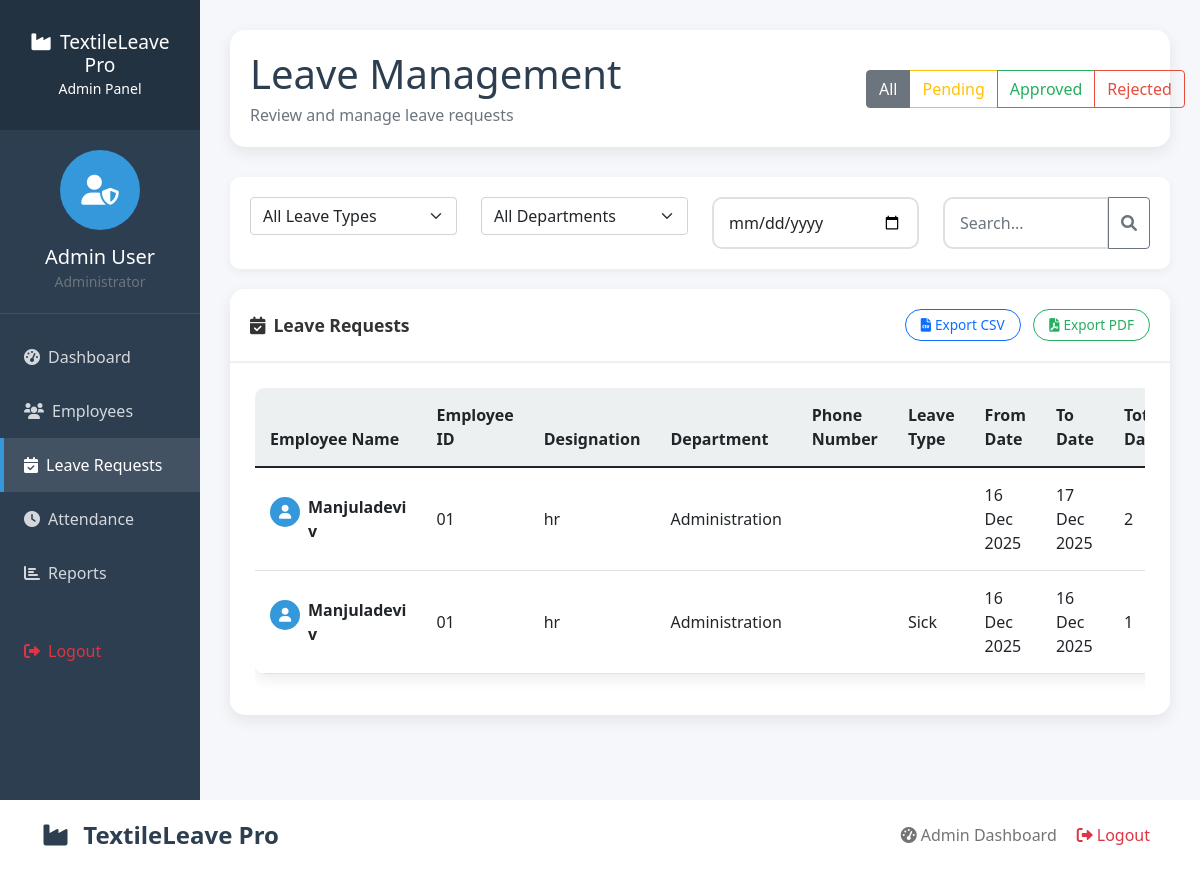
The page /admin/leaves (signed in) on the database its author committed.
### app.py (models this page shows, shortened)
class User(UserMixin, db.Model):
    id = db.Column(db.Integer, primary_key=True)
    employee_id = db.Column(db.String(20), unique=True, nullable=False)
    first_name = db.Column(db.String(50), nullable=False)
    last_name = db.Column(db.String(50), nullable=False)
    email = db.Column(db.String(120), unique=True, nullable=False)
    phone = db.Column(db.String(20))
    department = db.Column(db.String(50))
    designation = db.Column(db.String(50))
    shift = db.Column(db.String(20))
    date_of_joining = db.Column(db.Date, nullable=False)
    password_hash = db.Column(db.String(256), nullable=False)
    is_admin = db.Column(db.Boolean, default=False)
    is_active = db.Column(db.Boolean, default=True)
    created_at = db.Column(db.DateTime, default=datetime.utcnow)
    leaves = db.relationship('Leave', foreign_keys='Leave.user_id', backref='applicant', lazy=True)
    attendances = db.relationship('Attendance', foreign_keys='Attendance.user_id', backref='employee', lazy=True)
    approved_leaves = db.relationship('Leave', foreign_keys='Leave.approved_by', backref='approver', lazy=True)
    recorded_attendances = db.relationship('Attendance', foreign_keys='Attendance.recorded_by', backref='recorder', lazy=True)
    @property
    def password(self):
        raise AttributeError('password is not a readable attribute')
    def get_full_name(self):
        return f"{self.first_name} {self.last_name}"

class Leave(db.Model):
    id = db.Column(db.Integer, primary_key=True)
    user_id = db.Column(db.Integer, db.ForeignKey('user.id'), nullable=False)
    leave_type = db.Column(db.String(50), nullable=False)
    start_date = db.Column(db.Date, nullable=False)
    end_date = db.Column(db.Date, nullable=False)
    total_days = db.Column(db.Integer, nullable=False)
    reason = db.Column(db.Text, nullable=False)
    status = db.Column(db.String(20), default='Pending')
    admin_comment = db.Column(db.Text)
    applied_date = db.Column(db.DateTime, default=datetime.utcnow)
    approved_by = db.Column(db.Integer, db.ForeignKey('user.id'), nullable=True)
    approved_date = db.Column(db.DateTime, nullable=True)

### app.py (the view, shortened to what this page needs)
@app.route('/admin/leaves')
@login_required
@admin_required
def admin_leaves():
    status_filter = request.args.get('status', 'all')
    leave_type_filter = request.args.get('leave_type')
    department_filter = request.args.get('department')
    date_from_filter = request.args.get('date_from')
    search_filter = request.args.get('search')
    query = Leave.query.join(User, Leave.user_id == User.id)
    if status_filter != 'all':
        query = query.filter(Leave.status == status_filter)
    if leave_type_filter and leave_type_filter != '':
        query = query.filter(Leave.leave_type == leave_type_filter)
    if department_filter and department_filter != '':
        query = query.filter(User.department == department_filter)
    if date_from_filter and date_from_filter != '':
        try:
            filter_date = datetime.strptime(date_from_filter, '%Y-%m-%d').date()
            query = query.filter(Leave.start_date >= filter_date)
        except ValueError:
            pass  # Ignore invalid date format
    leaves = query.order_by(Leave.applied_date.desc()).all()
    return render_template('admin/leaves.html',
                           leaves=leaves,
                           status_filter=status_filter,
                           leave_type_filter=leave_type_filter,
                           department_filter=department_filter,
                           date_from_filter=date_from_filter,
                           search_filter=search_filter)

### app.py (called while the page is built)
def admin_required(f):
    from functools import wraps
    @wraps(f)
    def decorated_function(*args, **kwargs):
        if not current_user.is_admin:
            flash('Access denied. Admin privileges required.', 'danger')
            return redirect(url_for('user_dashboard'))
        return f(*args, **kwargs)
    return decorated_function

@login_manager.user_loader
def load_user(user_id):
    return User.query.get(int(user_id))

### templates/admin/leaves.html (shortened to what this page needs)
{% extends "layout.html" %}
{% block extra_css %}
<link rel="stylesheet" href="{{ url_for('static', filename='css/dashboard.css') }}">
{% endblock %}
{% block body %}
<div class="container-fluid">
    <div class="row">
        <div class="col-md-3 col-lg-2 sidebar d-md-block">
            <div class="sidebar-header">
                <h3><i class="fas fa-industry me-2"></i>TextileLeave Pro</h3>
                <small>Admin Panel</small>
            </div>
            <div class="user-info">
                <div class="user-avatar">
                    <i class="fas fa-user-shield"></i>
                </div>
                <h5 class="mt-2 mb-0">{{ current_user.get_full_name() }}</h5>
                <small class="text-muted">Administrator</small>
            </div>
            <ul class="nav flex-column mt-3">
                <li class="nav-item">
                    <a class="nav-link" href="{{ url_for('admin_dashboard') }}">
                        <i class="fas fa-tachometer-alt me-2"></i>Dashboard
                    </a>
                </li>
                <li class="nav-item">
                    <a class="nav-link" href="{{ url_for('admin_employees') }}">
                        <i class="fas fa-users me-2"></i>Employees
                    </a>
                </li>
                <li class="nav-item">
                    <a class="nav-link active" href="{{ url_for('admin_leaves') }}">
                        <i class="fas fa-calendar-check me-2"></i>Leave Requests
                    </a>
                </li>
                <li class="nav-item">
                    <a class="nav-link" href="{{ url_for('admin_attendance') }}">
                        <i class="fas fa-clock me-2"></i>Attendance
                    </a>
                </li>
                <li class="nav-item">
                    <a class="nav-link" href="{{ url_for('admin_reports') }}">
                        <i class="fas fa-chart-bar me-2"></i>Reports
                    </a>
                </li>
                <li class="nav-item mt-4">
                    <a class="nav-link text-danger" href="{{ url_for('logout') }}">
                        <i class="fas fa-sign-out-alt me-2"></i>Logout
                    </a>
                </li>
            </ul>
        </div>
        <div class="col-md-9 col-lg-10 main-content">
            <div class="dashboard-header">
                <div class="row align-items-center">
                    <div class="col-md-8">
                        <div class="welcome-message">
                            <h1>Leave Management</h1>
                            <p class="text-muted mb-0">Review and manage leave requests</p>
                        </div>
                    </div>
                    <div class="col-md-4 text-end">
                        <div class="btn-group">
                            <a href="{{ url_for('admin_leaves', status='all') }}"
                               class="btn btn-outline-secondary {% if status_filter == 'all' %}active{% endif %}">
                                All
                            </a>
                            <a href="{{ url_for('admin_leaves', status='Pending') }}"
                               class="btn btn-outline-warning {% if status_filter == 'Pending' %}active{% endif %}">
                                Pending
                            </a>
                            <a href="{{ url_for('admin_leaves', status='Approved') }}"
                               class="btn btn-outline-success {% if status_filter == 'Approved' %}active{% endif %}">
                                Approved
                            </a>
                            <a href="{{ url_for('admin_leaves', status='Rejected') }}"
                               class="btn btn-outline-danger {% if status_filter == 'Rejected' %}active{% endif %}">
                                Rejected
                            </a>
                        </div>
                    </div>
                </div>
            </div>
            <div class="filter-bar">
                <div class="row">
                    <div class="col-md-3">
                        <select class="form-select" id="leaveTypeFilter">
                            <option value="">All Leave Types</option>
                        </select>
                    </div>
                    <div class="col-md-3">
                        <select class="form-select" id="departmentFilter">
                            <option value="">All Departments</option>
                        </select>
                    </div>
                    <div class="col-md-3">
                        <input type="date" class="form-control" id="dateFromFilter" placeholder="From Date">
                    </div>
                    <div class="col-md-3">
                        <div class="input-group">
                            <input type="text" class="form-control" placeholder="Search..." id="searchInput">
                            <button class="btn btn-outline-secondary" type="button">
                                <i class="fas fa-search"></i>
                            </button>
                        </div>
                    </div>
                </div>
            </div>
            <div class="card">
                <div class="card-header d-flex justify-content-between align-items-center">
                    <span><i class="fas fa-calendar-check me-2"></i>Leave Requests</span>
                    <div>
                        <form id="exportForm" method="POST" action="{{ url_for('export_leaves') }}" style="display: inline;">
                            <button type="button" class="btn btn-sm btn-outline-primary me-2 export-btn" data-format="csv">
                                <i class="fas fa-file-csv me-1"></i>Export CSV
                            </button>
                            <button type="button" class="btn btn-sm btn-outline-success export-btn" data-format="pdf">
                                <i class="fas fa-file-pdf me-1"></i>Export PDF
                            </button>
                        </form>
                    </div>
                </div>
                <div class="card-body">
                    <div class="table-responsive">
                        <table class="table table-hover" id="leavesTable">
                            <thead>
                                <tr>
                                    <th>Employee Name</th>
                                    <th>Employee ID</th>
                                    <th>Designation</th>
                                    <th>Department</th>
                                    <th>Phone Number</th>
                                    <th>Leave Type</th>
                                    <th>From Date</th>
                                    <th>To Date</th>
                                    <th>Total Days</th>
                                </tr>
                            </thead>
                            <tbody>
                                {% for leave in leaves %}
                                <tr>
                                    <td>
                                        <div class="d-flex align-items-center">
                                            <div class="avatar-sm me-2">
                                                <div class="user-avatar" style="width: 30px; height: 30px; font-size: 14px;">
                                                    <i class="fas fa-user"></i>
                                                </div>
                                            </div>
                                            <div>
                                                <strong>{{ leave.applicant.get_full_name() }}</strong>
                                            </div>
                                        </div>
                                    </td>
                                    <td>{{ leave.applicant.employee_id }}</td>
                                    <td>{{ leave.applicant.designation }}</td>
                                    <td>{{ leave.applicant.department }}</td>
                                    <td>{{ leave.applicant.phone_number }}</td>
                                    <td>{{ leave.leave_type }}</td>
                                    <td>{{ leave.start_date.strftime('%d %b %Y') }}</td>
                                    <td>{{ leave.end_date.strftime('%d %b %Y') }}</td>
                                    <td>{{ leave.total_days }}</td>
                                </tr>
                                {% endfor %}
                            </tbody>
                        </table>
                    </div>
                </div>
            </div>
        </div>
    </div>
</div>
{% endblock %}

### static/css/style.css (style rules this page uses)
:root { --primary: #2c3e50; --secondary: #3498db; --success: #27ae60; --danger: #e74c3c; --warning: #f39c12; --info: #17a2b8; --light: #ecf0f1; --dark: #2c3e50; --textile-bg: linear-gradient(135deg, #667eea 0%, #764ba2 100%); }
* { margin: 0; padding: 0; box-sizing: border-box; }
body { font-family: 'Segoe UI', Tahoma, Geneva, Verdana, sans-serif; background: #f5f7fa; color: #333; }
.form-control { padding: 12px 15px; border-radius: 10px; border: 2px solid #e0e0e0; transition: all 0.3s ease; }
.table { background: white; border-radius: 10px; overflow: hidden; box-shadow: 0 5px 15px rgba(0,0,0,0.08); }
.table th { background: var(--light); border: none; padding: 15px; font-weight: 600; }
.table td { padding: 15px; vertical-align: middle; border-top: 1px solid #eee; }
.sidebar { background: var(--primary); color: white; min-height: 100vh; padding: 0; }
.sidebar-header { padding: 30px 20px; background: rgba(0,0,0,0.2); text-align: center; }
.sidebar-header h3 { margin: 0; font-size: 1.2rem; }
.user-info { padding: 20px; text-align: center; border-bottom: 1px solid rgba(255,255,255,0.1); }
.user-avatar { width: 80px; height: 80px; border-radius: 50%; background: var(--secondary); display: flex; align-items: center; justify-content: center; margin: 0 auto 15px; font-size: 30px; color: white; }
.nav-link { color: rgba(255,255,255,0.8); padding: 15px 20px; border-left: 4px solid transparent; transition: all 0.3s ease; }
.nav-link.active { color: white; background: rgba(255,255,255,0.1); border-left-color: var(--secondary); }
.main-content { padding: 30px; }
.card { border: none; border-radius: 15px; box-shadow: 0 5px 15px rgba(0,0,0,0.08); margin-bottom: 30px; }
.card-header { background: white; border-bottom: 2px solid #f0f0f0; padding: 20px; border-radius: 15px 15px 0 0 !important; font-weight: 600; font-size: 1.1rem; }
.card-body { padding: 25px; }
.filter-bar { background: white; padding: 20px; border-radius: 10px; margin-bottom: 20px; box-shadow: 0 3px 10px rgba(0,0,0,0.05); }

### static/css/dashboard.css (style rules this page uses)
.dashboard-header { background: white; padding: 20px; border-radius: 15px; margin-bottom: 30px; box-shadow: 0 5px 15px rgba(0,0,0,0.08); }
.welcome-message h1 { color: var(--primary); margin-bottom: 5px; }
.welcome-message p { color: #666; margin: 0; }
.btn-sm { padding: 5px 15px; border-radius: 20px; font-size: 0.85rem; }
.btn-outline-success { color: var(--success); border-color: var(--success); }
.btn-outline-danger { color: var(--danger); border-color: var(--danger); }

### rows shown on the page
User: get_full_name "Admin User"
Leave: applicant.get_full_name "Manjuladevi v", applicant.employee_id "01", applicant.designation "hr", applicant.department "Administration", start_date "16 Dec 2025", end_date "17 Dec 2025", total_days "2"
Leave: applicant.get_full_name "Manjuladevi v", applicant.employee_id "01", applicant.designation "hr", applicant.department "Administration", leave_type "Sick", start_date "16 Dec 2025", end_date "16 Dec 2025", total_days "1"
